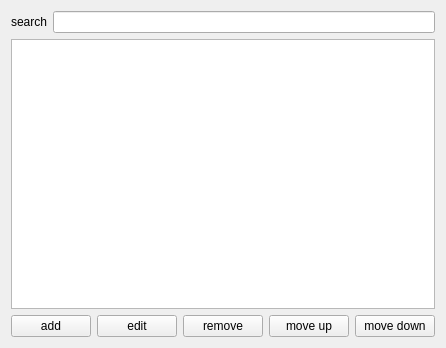
<?xml version="1.0" encoding="UTF-8"?>
<ui version="4.0">
 <class>ListEdit</class>
 <widget class="QWidget" name="ListEdit">
  <property name="geometry">
   <rect>
    <x>0</x>
    <y>0</y>
    <width>386</width>
    <height>348</height>
   </rect>
  </property>
  <property name="windowTitle">
   <string>ListEdit</string>
  </property>
  <layout class="QVBoxLayout" name="verticalLayout">
   <item>
    <layout class="QHBoxLayout" name="horizontalLayout">
     <item>
      <widget class="QLabel" name="label">
       <property name="text">
        <string>search</string>
       </property>
      </widget>
     </item>
     <item>
      <widget class="QLineEdit" name="lineEdit"/>
     </item>
    </layout>
   </item>
   <item>
    <widget class="QListView" name="listView"/>
   </item>
   <item>
    <layout class="QHBoxLayout" name="horizontalLayout_2">
     <item>
      <spacer name="horizontalSpacer">
       <property name="orientation">
        <enum>Qt::Horizontal</enum>
       </property>
       <property name="sizeHint" stdset="0">
        <size>
         <width>40</width>
         <height>20</height>
        </size>
       </property>
      </spacer>
     </item>
     <item>
      <widget class="QPushButton" name="pushButtonAdd">
       <property name="text">
        <string>add</string>
       </property>
      </widget>
     </item>
     <item>
      <widget class="QPushButton" name="pushButtonEdit">
       <property name="text">
        <string>edit</string>
       </property>
      </widget>
     </item>
     <item>
      <widget class="QPushButton" name="pushButtonRemove">
       <property name="text">
        <string>remove</string>
       </property>
      </widget>
     </item>
     <item>
      <widget class="QPushButton" name="pushButtonMoveUp">
       <property name="text">
        <string>move up</string>
       </property>
      </widget>
     </item>
     <item>
      <widget class="QPushButton" name="pushButtonMoveDown">
       <property name="text">
        <string>move down</string>
       </property>
      </widget>
     </item>
     <item>
      <spacer name="horizontalSpacer_2">
       <property name="orientation">
        <enum>Qt::Horizontal</enum>
       </property>
       <property name="sizeHint" stdset="0">
        <size>
         <width>40</width>
         <height>20</height>
        </size>
       </property>
      </spacer>
     </item>
    </layout>
   </item>
  </layout>
 </widget>
 <resources/>
 <connections/>
</ui>
